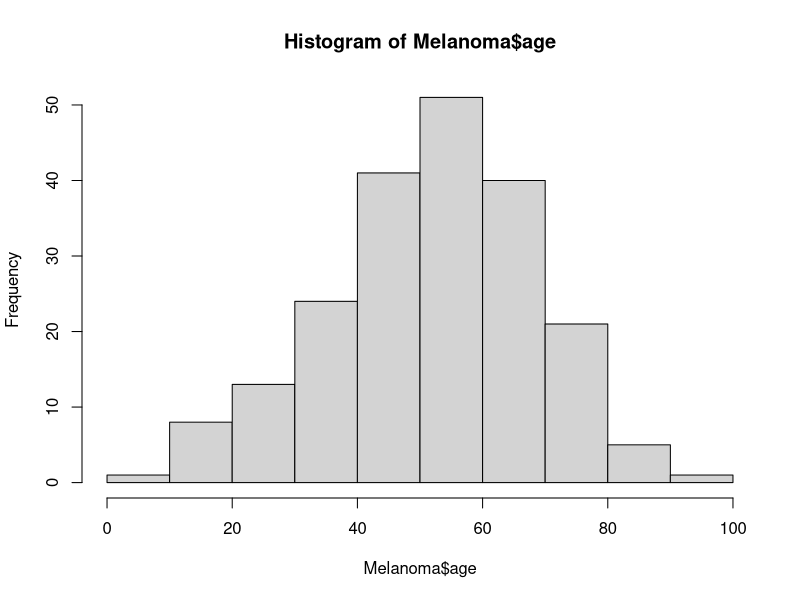

Write the R code that produced this figure. (Note: this script raises an error after producing the figure.)
# week1
x = 1:100
sum(log(x)) # 363.7394

set.seed(42)
a_vector = rpois(250, lambda = 6)

sum(a_vector>=5) # 181

x = 1:100
y1 = x[x %% 2 == 0] + 5
y2 = x[x %% 2 != 0] - 10
y = y1 + y2
sd(y)  # 58.30952
# better method
c = c(5, -10)
(y = x + c)
sd(y)

library(MASS)
hist(Melanoma$age)
View(Melanoma)
?Melanoma
#===================================================================
sum(Melanoma$status == 1)
table(Melanoma$status)

mean(Melanoma$age)  # 52.46341

?mammals
mammals
mammals(which.max(mammals$brain / mammals$body))
head(mammals)
#===================================================================
mammals[which.max(mammals$brain / mammals$body), c("body", "brain")]
#                  body brain
# Ground squirrel 0.101     4

?iris
head(iris)
#===================================================================
boxplot(iris[,-5])
sd(iris$Sepal.Length)
sd(iris$Sepal.Width)
sd(iris$Petal.Length) #1.765298 
sd(iris$Petal.Width)

set.seed(42)
z = list(
  round(rnorm(n = 25, 0, 5), 2),
  c(1, 1, 2, 3, 5, 8),
  sample(30)
)

min(z[[1]]) + max(z[[2]]) + mean(z[[3]])  # 10.22

?airquality
#===================================================================

mean(subset(airquality, Month == 5)$Wind)
mean(airquality$Wind[airquality$Month == 5])

mean(airquality$Ozone, na.rm = TRUE)


plot(Temp ~ Wind, data = airquality)

set.seed(1337)
x = rnorm(10000)

#===================================================================
# note use abs()
mean(abs(x) > 2)  # 0.0221

set.seed(42)
x = rnorm(100, mean = 0, sd = 10)
mean(f(input = x)) - f()

f = function(input = 42
             ){
  ifelse(input > 0, input, 0)
}
f(c(1,-1))

set.seed(42)
x0 = rep(1, 30)
a = seq(1, 30)
# x1 = (1:30) ^ 2
x1 = a ^ 2
x1 

y  = 5 * x0 + x1 + rnorm(n = 30, mean = 0 , sd = 1)


mean(y)  # 320.2353

X = cbind(x0, x1)
m
sum(m[17, ] + m[19, ]) # 652

beta_hat = solve(t(X) %*% X) %*% t(X) %*% y
sum(solve(t(X) %*% X) %*% t(X) %*% y)  # 6.427899

sum((X %*% beta_hat - y) ^ 2)  # 42.67698


# week2
pnorm(4, mean = 5, sd = 3, lower.tail = FALSE)
# 0.6305587

#===================================================================
x = 5
(y = -3 + 2.5 * x )

# sd = 2

View(trees)
tree_md = lm(Girth ~ Height, data = trees)
summary(tree_md)$coefficients

# 0.2557471

summary(tree_md)$r.squared
# 0.2696518

x = 0
beta_0 = 10
beta_1 = 5
(y = 10 + 5 * x)
pnorm(6, mean = 10, sd = 4)
# 0.1586553

x = -1
(y = 10 + 5 * x)
pnorm(3, mean = 5, sd = 4, lower.tail = FALSE)
# 0.6914625


x = -2
(y = 10 + 5 * x)
pnorm(3, mean = 0, sd = 4, lower.tail = FALSE)
# 0.2266274


?faithful
faithful_md = lm(eruptions ~ waiting, data = faithful)
summary(faithful_md)$coefficients 
# -1.87401599
# 0.07562795

80 %in% faithful$waiting

faithful_md$fitted.values[faithful$waiting == 80]

# 4.17622

120 %in% faithful$waiting
predict(faithful_md, newdata = data.frame(waiting = 80))
predict(faithful_md, newdata = data.frame(waiting = 120))

# 7.201338


#===================================================================
# RSS
n = nrow(faithful)
(summary(faithful_md)$sigma) ^ 2 * (n - 2)  # 66.56178
sum(faithful_md$residuals ^ 2)


summary(faithful_md)$r.squared
# 0.8114608

sd(faithful_md$residuals)
# 0.495596

# week3
pt(1.3, df = 7, lower.tail = FALSE)
# 0.1173839

#===================================================================
# 2. Consider a random variable Y that has a t distribution with 9 degrees of freedom. 
# Find c such that P[X > c] = 0.025.
qt(0.025, df = 9, lower.tail = FALSE)
# 2.262157

summary(lm(Girth ~ Height, data = trees))$coefficients[2, 4]
# 0.002757815

tree_md = lm(Girth ~ Height, data = trees)
confint(tree_md, level = 0.90)
confint(tree_md, level = 0.90)[2, 2] - confint(tree_md, level = 0.90)[2, 1]
#  0.2656018

#===================================================================
# pay attention to confidence or prediction
ci_beta_1 = confint(tree_model, parm = "Height", level = 0.90)
ci_beta_1[2] - ci_beta_1[1]


predict(tree_md, newdata = data.frame(Height = 79), interval = c("confidence"), level = 0.95)
# 15.12646


#===================================================================
# abs!!! need times 2
pt(2.1, df = 5, lower.tail = FALSE) * 2
# 0.08975325

n = 10
df = n - 2
1 - (1 - 0.9) / 2
crit = qt(0.95, df = 8)
# same as
qt(0.05, df = 8, lower.tail = FALSE)
abs(qt(0.05, df = 8))
# 1.859548

n = 20
sigma = 2
beta_0 = 5
beta_1 = 4
Sxx = 1.5
var_beta_1 = sigma ^ 2 / Sxx
(sd = sqrt(var_beta_1))
pnorm(4.2, mean = 4, sd = sd, lower.tail = FALSE)  # 0.4512616 

summary(faithful_md)$coefficients[2, 2]
# 0.002218541

#===================================================================
# test value is t value
summary(faithful_md)$coefficients[1, 3]
# -11.70212
summary(faithful_md)$coefficients[1, 4]
#  7.359171e-26
summary(faithful_md)$coefficients[2, 3]
# 34.08904

confint(faithful_md, parm = "(Intercept)",level = 0.9)[2]
# -1.609697

(confint(faithful_md, parm = "waiting", level = 0.95)[2] - confint(faithful_md, parm = "waiting", level = 0.95)[1]) / 2
# 0.00436784

predict(faithful_md, newdata = data.frame(waiting = 81), interval = c("confidence"), level = 0.9)[2]
# 4.189899

predict(faithful_md, newdata = data.frame(waiting = 72), interval = c("prediction"), level = 0.99)[3]
# 4.861612

# week4
pf(2.7, df1 = 3, df2 = 5, lower.tail = FALSE)

# 0.1561342

?longley

lmd = lm(Employed ~ GNP + Population + Armed.Forces, data = longley)
summary(lmd)
confint(lmd, parm = "GNP", level = 0.9)[1]

summary(lmd)$coefficients[3, 2]


summary(lmd)$fstatistic

p = 9 + 1
n = 30
pf(2.4, df1 = 9, df2 = 20, lower.tail = FALSE)

p = 5+ 1 = 6
n = 20
n - p = 14
pt(-1.3, df = 14) * 2
  
set.seed(42)
X0 = rep(1, 15)
x1 = runif(15)
x2 = runif(15)
x3 = runif(15)
X = cbind(x0, x1, x2, x3)
X
(C = solve(t(X) %*% X))
C[3,3 ]


sqrt(3 ^ 2 * C[3, 3])

set.seed(42)

x1 = runif(15)
x2 = runif(15)
x3 = runif(15)

sigma = 3
x0 = rep(1, 15)
X = cbind(x0, x1, x2, x3)
(C = solve(t(X) %*% X))


providence = data.frame(
  Agriculture = 54,  
  Examination = 23,
  Education = 13,
  Catholic = 60,
  Infant.Mortality = 24
)
swiss_mod = lm(Fertility ~ ., data = swiss)
predict(swiss_mod, newdata = providence)

summary(swiss_mod)$coefficients[3, 4]
summary(swiss_mod)$coefficients["Examination", 4]
confint(swiss_mod, parm = "Catholic", level = 0.99)


newprovidence = data.frame(
  Agriculture = 54,  
  Examination = 23,
  Education = 13,
  Catholic = 60,
  Infant.Mortality = 24
)
predict(swiss_mod, newdata = newprovidence)
predict(swiss_mod, newdata = newprovidence, interval = "confidence",level = 0.95)


summary(swiss_mod)$fstatistic
null_model = lm(Fertility ~ Education + Catholic + Infant.Mortality, data = swiss)
anova(null_model, swiss_mod)

# week5
library(MASS)
View(Melanoma)

?Melanoma
mean(Melanoma$age[Melanoma$status == 2], na.rm = TRUE)

?airquality
mean(airquality$Wind[airquality$Month == 5], na.rm = TRUE)

x0 = rep(1, 30)
x1 = (1:30) ^ 2

set.seed(42)
y  = 5 * x0 + x1 + rnorm(n = 30, mean = 0 , sd = 1)
mean(y)


X = cbind(x0, x1)
X
X[17,]
sum(X[17, ] + X[19,])

y = 10
pnorm(6, mean = 10, sd = 4)

coef(faithful_md)

predict(faithful_md, newdata = data.frame(waiting = 80))

summary(faithful_md)$r.squared
summary(faithful_md)$coefficients[2, 3]

confint(faithful_md, parm = "(Intercept)", level = 0.9)[2]

1 - (1 - 0.9 ) /2 
predict(faithful_md, newdata = data.frame(waiting = 81), interval = "confidence", level = 0.9)


crit = qt(0.95, df = 8)
crit

set.seed(42)
x_values = data.frame(
  x1 = runif(15),
  x2 = runif(15),
  x3 = runif(15)
)

beta_0 = 2
beta_1 = -0.75
beta_2 = 1.5
beta_3 = 0

x0 = rep(1, 15)
X = cbind(x0, x1, x2, x3)
C = solve(t(X) %*% X)
C
